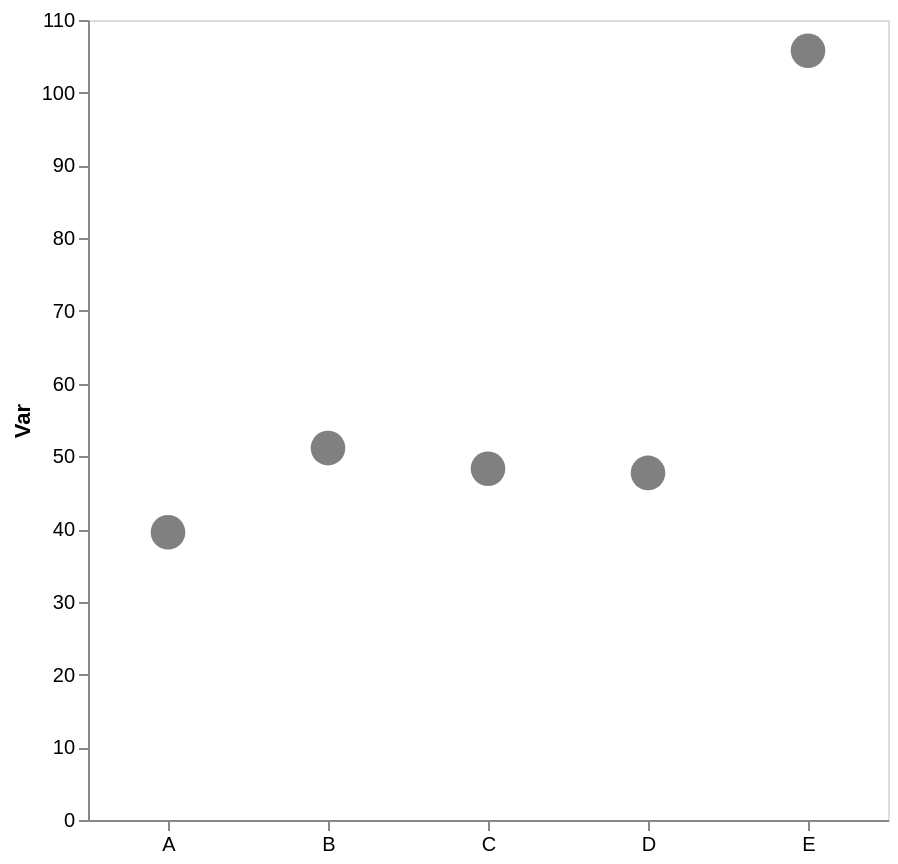

The Vega-Lite source for this figure:
### Vega-Lite specification from a JSON file in a GitHub repository (floating-point values rounded to 4 significant figures)
{"config": {"view": {"continuousWidth": 300, "continuousHeight": 300}, "axis": {"grid": false}, "bar": {"color": "gray"}}, "data": {"name": "data-03362e1cf7169b4239cbd4c3846f0459"}, "mark": {"type": "point", "color": "gray", "filled": true, "size": 300}, "encoding": {"x": {"axis": {"labelAngle": 0, "title": null}, "field": "cat", "type": "nominal"}, "y": {"aggregate": "mean", "axis": {"title": "Var"}, "field": "var1", "type": "quantitative"}}, "height": 400, "width": 400, "$schema": "https://vega.github.io/schema/vega-lite/v5.17.0.json", "datasets": {"data-03362e1cf7169b4239cbd4c3846f0459": [{"cat": "B", "var1": 48.28, "var2": 45.36}, {"cat": "C", "var1": 49.77, "var2": 55.47}, {"cat": "B", "var1": 56.44, "var2": 51.31}, {"cat": "E", "var1": 122.5, "var2": 43.54}, {"cat": "C", "var1": 53.19, "var2": 59.83}, {"cat": "C", "var1": 50.69, "var2": 50.03}, {"cat": "D", "var1": 44.79, "var2": 50.07}, {"cat": "E", "var1": 89.0, "var2": 58.32}, {"cat": "D", "var1": 50.65, "var2": 40.84}, {"cat": "A", "var1": 39.56, "var2": 51.92}, {"cat": "B", "var1": 48.69, "var2": 62.17}, {"cat": "C", "var1": 39.56, "var2": 64.21}]}}
